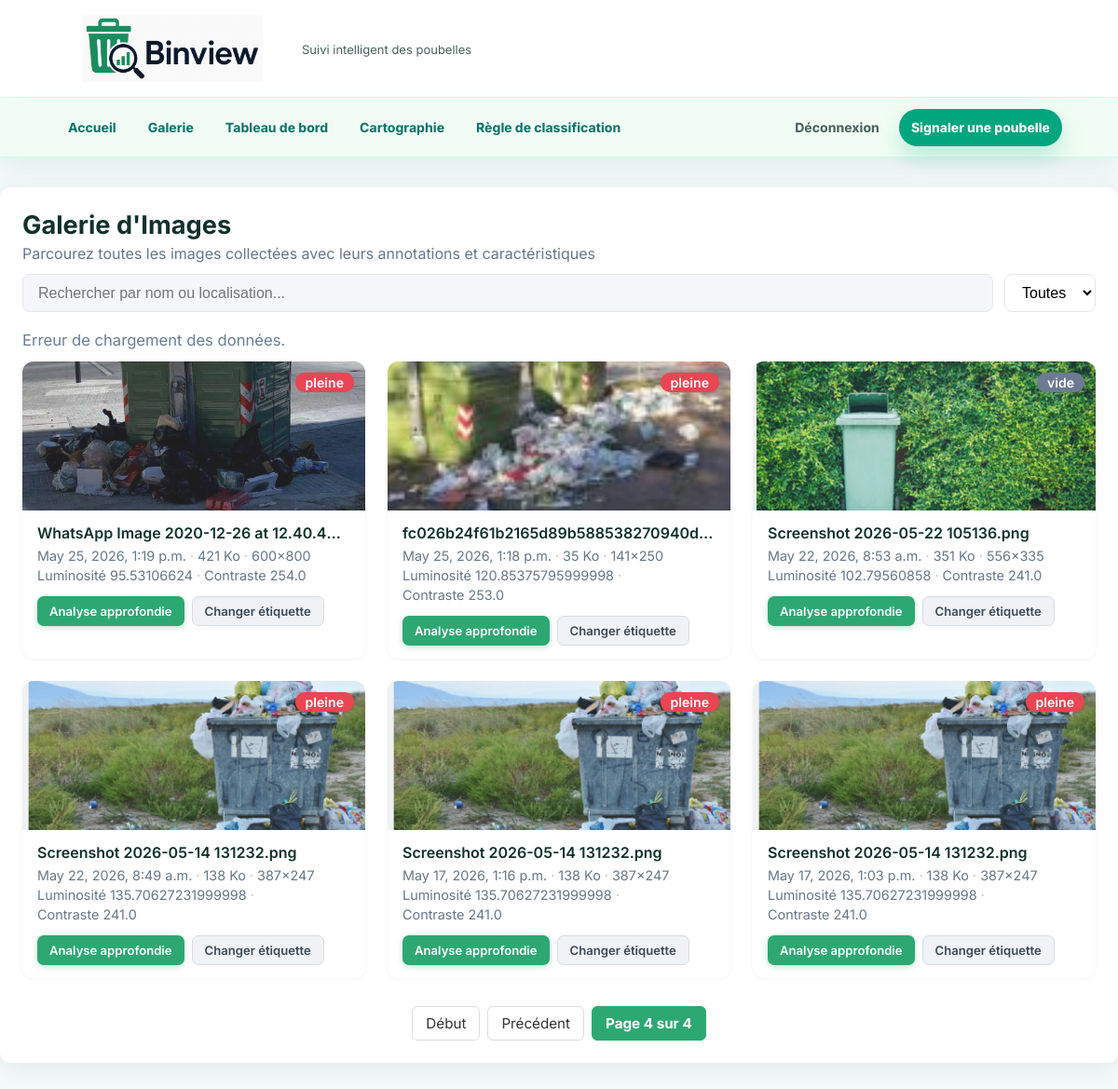
/galerie/?page=4 (signed in), run on the app's committed database.
### analyse/models.py (models this page shows, shortened)
class Image(models.Model):
    image = models.ImageField(upload_to='uploads/')
    nom_fichier = models.CharField(max_length=255)
    annotation = models.CharField(
        max_length=20,
        choices=[
            ('vide', 'Vide'),
            ('moitie', 'À moitié pleine'),
            ('pleine', 'Pleine'),
            ('debordante', 'Débordante'),
            ('depot_sauvage', 'Dépôt sauvage')
        ],
        blank=True,
        null=True
    )
    date_upload = models.DateTimeField(auto_now_add=True)
    largeur = models.IntegerField(null=True, blank=True)
    hauteur = models.IntegerField(null=True, blank=True)
    taille_ko = models.IntegerField(null=True, blank=True)
    r_moyen = models.IntegerField(null=True, blank=True)
    v_moyen = models.IntegerField(null=True, blank=True)
    b_moyen = models.IntegerField(null=True, blank=True)
    luminance_moyenne = models.FloatField(null=True, blank=True)
    has_contours = models.BooleanField(null=True, blank=True)
    contraste = models.FloatField(null=True, blank=True)
    histogramme = models.TextField(null=True, blank=True)

### analyse/views.py (the view)
# urls.py: path('galerie/', views.galerie, name='galerie'),
@image_view_required
def galerie(request):
    filtre = request.GET.get('filtre')
    images = Image.objects.all().order_by('-date_upload')
    if filtre in ['pleine', 'vide']:
        images = images.filter(annotation=filtre)
    paginator = Paginator(images, 6)
    page_number = request.GET.get('page')
    page_obj = paginator.get_page(page_number)
    return render(request, 'galerie.html', {'images': page_obj})

### analyse/access.py (called while the page is built)
def staff_permissions_required(*permissions):
    def has_access(user):
        if not user.is_authenticated or not user.is_staff:
            return False
        if user.is_superuser:
            return True
        return all(user.has_perm(permission) for permission in permissions)
    return user_passes_test(has_access, login_url="/admin/login/")

### analyse/templates/galerie.html (shortened to what this page needs)
{% load static %}
<html lang="fr">
<head>
    <link rel="stylesheet" href="{% static 'analyse/galerie.css' %}">
    <link rel="stylesheet" href="{% static 'analyse/navbar.css' %}">
</head>
<body>
    {% include "components/navbar.html" %}
    <div class="container">
        <div class="header">
            <h2>Galerie d'Images</h2>
            <p>Parcourez toutes les images collectées avec leurs annotations et caractéristiques</p>
            <div class="controls">
                <input id="search-bar" class="search-bar" placeholder="Rechercher par nom ou localisation...">
                <select id="filter-annotation">
                    <option value="all">Toutes</option>
                </select>
            </div>
        </div>
        <div id="gallery-count" style="color:#6b7d93;font-size:1.04rem;margin-bottom:13px;">Chargement…</div>
        <div class="image-gallery" id="image-gallery">
            {% for img in images %}
            <div class="image-card" data-index="{{ forloop.counter0 }}" data-name="{{ img.nom_fichier|lower }}" data-annotation="{{ img.annotation }}">
                <div class="image-thumb">
                    <img src="{{ img.image.url }}" alt="{{ img.nom_fichier }}" loading="lazy">
                    <div class="card-badge">
                        <span class="chip {% if img.annotation == 'pleine' %}chip-pleine{% else %}chip-vide{% endif %}">
                            {{ img.annotation }}
                        </span>
                    </div>
                </div>
                <div class="card-info">
                    <div class="card-title">{{ img.nom_fichier }}</div>
                    <div class="card-meta">
                        <span>{{ img.date_upload }}</span>
                        <span class="sep">·</span>
                        <span>{{ img.taille_ko }} Ko</span>
                        <span class="sep">·</span>
                        <span>{{ img.largeur }}×{{ img.hauteur }}</span>
                    </div>
                    <div class="card-meta">
                        <span>Luminosité {{ img.luminance_moyenne }}</span>
                        <span class="sep">·</span>
                        <span>Contraste {{ img.contraste }}</span>
                    </div>
                    <div class="card-actions">
                        <a class="btn btn-primary" href="/img_analyse/{{ img.id }}" onclick="event.stopPropagation()">Analyse approfondie</a>
                        <a class="btn btn-secondary" href="/update_annotation/{{ img.id }}" onclick="event.stopPropagation()">Changer étiquette</a>
                    </div>
                </div>
            </div>
            {% endfor %}
        </div>
        <div class="pagination">
            {% if images.has_previous %}
                <a href="?page=1">Début</a>
                <a href="?page={{ images.previous_page_number }}">Précédent</a>
            {% endif %}
            <span class="current">Page {{ images.number }} sur {{ images.paginator.num_pages }}</span>
        </div>
    </div>
</body>
</html>

### analyse/static/analyse/galerie.css (style rules this page uses)
body { background: linear-gradient(135deg, #f3f8fd 0%, #e8f0fa 100%); margin: 0; color: #222; min-height: 100vh; }
.container { max-width: 1280px; margin: 32px auto; padding: 24px; background: #fff; border-radius: 12px; box-shadow: 0 4px 24px 0 rgba(60, 72, 88, 0.09); }
.container .header { margin-bottom: 20px; }
.container .header h2 { margin: 0 0 4px 0; font-size: 1.7rem; font-weight: 700; }
.container .header p { color: #678; margin: 0 0 12px 0; }
.container .header .controls { display: flex; gap: 12px; margin-bottom: 12px; }
.search-bar { flex: 1; padding: 10px 16px; border-radius: 8px; border: 1px solid #e4e6e9; background: #f4f6fa; font-size: 1rem; outline: none; transition: border 0.2s; }
#filter-annotation { padding: 10px 14px; border-radius: 8px; border: 1px solid #e4e6e9; background: #fff; font-size: 1rem; outline: none; cursor: pointer; transition: border 0.2s; }
.image-gallery { display: grid; grid-template-columns: repeat(auto-fill, minmax(300px, 1fr)); gap: 24px; }
.image-card { background: #f7f7fa; border-radius: 12px; overflow: hidden; box-shadow: 0 1px 4px 0 rgba(60, 72, 88, 0.07); cursor: pointer; transition: transform 0.15s, box-shadow 0.15s; display: flex; flex-direction: column; }
.image-thumb { height: 160px; background: #e4e6e9; display: flex; align-items: center; justify-content: center; position: relative; overflow: hidden; }
.image-thumb img { width: 100%; height: 160px; object-fit: cover; opacity: 0.88; transition: opacity 0.2s; }
.card-badge { position: absolute; right: 12px; top: 12px; }
.card-info { padding: 14px 16px; background: #fff; display: flex; flex-direction: column; gap: 4px; flex: 1; }
.card-title { font-size: 1rem; font-weight: 600; margin-bottom: 2px; white-space: nowrap; overflow: hidden; text-overflow: ellipsis; }
.card-meta { color: #678; font-size: 0.9rem; display: flex; align-items: center; gap: 4px; flex-wrap: wrap; }
.card-meta .sep { color: #bcc4ce; }
.card-actions { display: flex; gap: 8px; margin-top: 10px; }
.btn { display: inline-flex; align-items: center; justify-content: center; padding: 7px 13px; border-radius: 7px; font-size: 0.82rem; font-weight: 600; text-decoration: none; cursor: pointer; transition: background 0.15s, transform 0.1s, box-shadow 0.15s; border: none; white-space: nowrap; }
.btn-primary { background: #2da873; color: #fff; box-shadow: 0 2px 6px rgba(45, 168, 115, 0.30); }
.btn-secondary { background: #f0f2f5; color: #3a4a5a; border: 1px solid #d6dbe3; }
.chip { display: inline-block; padding: 2px 11px; border-radius: 10px; font-size: 0.88rem; font-weight: 600; color: #fff; }
.chip-pleine { background: #e94553; }
.chip-vide { background: #6c7b92; }
.pagination { margin-top: 30px; display: flex; justify-content: center; align-items: center; gap: 8px; flex-wrap: wrap; }
.pagination a, .pagination span { padding: 8px 14px; border: 1px solid #ddd; border-radius: 6px; text-decoration: none; color: #333; background: #fff; font-size: 0.95rem; transition: background 0.15s; }
.pagination .current { font-weight: bold; background-color: #2da873; color: white; border-color: #2da873; }

### analyse/static/analyse/navbar.css (style rules this page uses)
:root { --primary-color: #00A67E; --primary-dark: #007f62; --secondary-color: #E8F5E9; --surface: #ffffff; --border-soft: #d1fae5; --text-primary: #12312b; --text-secondary: #4b635e; --shadow-soft: 0 12px 30px rgba(15, 118, 110, 0.10); }
* { box-sizing: border-box; }
body { margin: 0; font-family: Inter, Poppins, -apple-system, BlinkMacSystemFont, "Segoe UI", Roboto, Arial, sans-serif; color: var(--text-primary); background: #f4f9f9; }

### data on the page
Image: image (picture), annotation "pleine", nom_fichier "WhatsApp Image 2020-12-26 at 12.40.4…", date_upload "May 25, 2026, 1:19 p.m.", taille_ko "421", largeur "600", hauteur "800", luminance_moyenne "95.53106624", contraste "254.0"
Image: image (picture), annotation "pleine", nom_fichier "fc026b24f61b2165d89b588538270940d…", date_upload "May 25, 2026, 1:18 p.m.", taille_ko "35", largeur "141", hauteur "250", luminance_moyenne "120.85375795999998", contraste "253.0"
Image: image (picture), annotation "vide", nom_fichier "Screenshot 2026-05-22 105136.png", date_upload "May 22, 2026, 8:53 a.m.", taille_ko "351", largeur "556", hauteur "335", luminance_moyenne "102.79560858", contraste "241.0"
Image: image (picture), annotation "pleine", nom_fichier "Screenshot 2026-05-14 131232.png", date_upload "May 22, 2026, 8:49 a.m.", taille_ko "138", largeur "387", hauteur "247", luminance_moyenne "135.70627231999998", contraste "241.0"
Image: image (picture), annotation "pleine", nom_fichier "Screenshot 2026-05-14 131232.png", date_upload "May 17, 2026, 1:16 p.m.", taille_ko "138", largeur "387", hauteur "247", luminance_moyenne "135.70627231999998", contraste "241.0"
Image: image (picture), annotation "pleine", nom_fichier "Screenshot 2026-05-14 131232.png", date_upload "May 17, 2026, 1:03 p.m.", taille_ko "138", largeur "387", hauteur "247", luminance_moyenne "135.70627231999998", contraste "241.0"

### other printed values
{{ images.number }} "4"
{{ images.paginator.num_pages }} "4"
